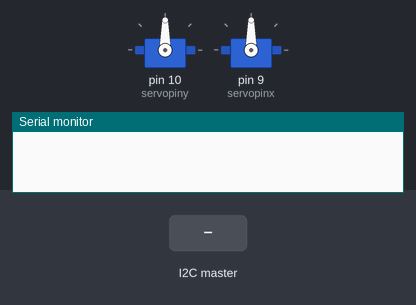
Simulated run of this sketch. Board: Arduino Uno, built with avr-gcc and run on an emulated ATmega328P. Shown: 2 × servo, the last lines printed to the serial monitor. The test bench sets the inputs (shaded band).

Above: at 1.8 s.
1.9 s: the I2C master sends the byte 1
At 2.22 s:
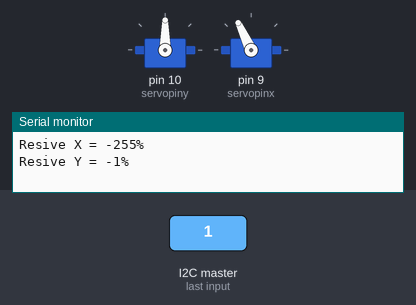
At 3.7 s:
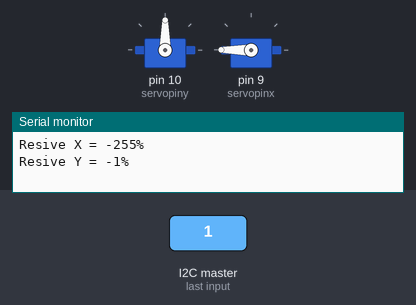
4.9 s: the I2C master sends the byte 0
At 10.2 s:
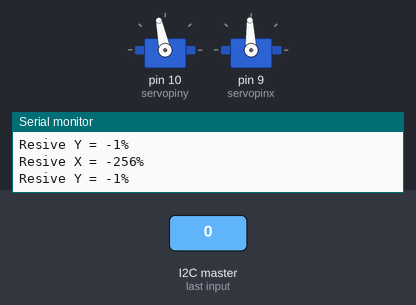
Timing chart, 0 to 17.6 s (numbered marks = the images above; inputs shaded):
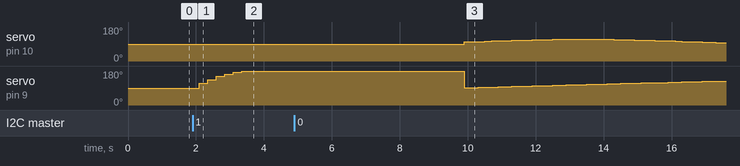

The sketch:

CameraServoControl.ino
```cpp
#include <Servo.h>
#include <Wire.h>

typedef struct {
  int x_prc;
  int y_prc;
} data_servo_t;

static data_servo_t data_servo;

#define servomaxx 180.0
#define servomaxy 180.0

#define servopinx 9
#define servopiny 10
#define baudrate 115200
#define half(x) ((x)/2)

unsigned long time_last_get_data = 0;

Servo servox;
Servo servoy;

unsigned short MSB = 0;
unsigned short LSB = 0;
unsigned short MSBLSB = 0;


void ServoControl();
void ScanProcess();

void setup() {
  Serial.begin(baudrate) ;
  servoy.attach(servopiny);
  servox.attach(servopinx);
  delay(200);
  servox.write(half(servomaxx));
  delay(200);
  servoy.write(half(servomaxy));
  delay(200);

  Wire.begin(1);
  Wire.onReceive(ReceivI2C);
}

void loop() {
  float scan = 0;
  unsigned short tick = 0;
  unsigned short tick2 = 30;

  if (millis() - time_last_get_data > 5000) ScanProcess();
  else ServoControl();

}

void ScanProcess()
{
  static float scan = 0;
  static unsigned long  tick = 0;
  if (millis() - tick < 200) return;
  tick = millis();

  scan+=3.14/servomaxx;
  if (scan > 3.14*2) scan = 0.0;
  servox.write(sin(scan)*60+90);
  servoy.write(sin(scan*5)*15+100);
}

void ServoControl()
{
  static unsigned long  tick = 0;
  if (millis() - tick < 250) return;
  tick = millis();

  short posx = 0;
  int val_correct = 0;
  if (abs(data_servo.x_prc)>10)
  {
    posx = servox.read();
    val_correct = data_servo.x_prc * 0.1;
    posx -= val_correct;
    data_servo.x_prc -= val_correct*2;
    constrain(posx, 0, servomaxx);
    servox.write(posx);
  }
  short posy = 0;
  if (abs(data_servo.y_prc)>10)
  {
    posy = servoy.read();
    val_correct = data_servo.y_prc * 0.1;
    posy -= val_correct;
    data_servo.y_prc -= val_correct*2;
    constrain(posy, 0, servomaxy);
    servoy.write(posy);
  }
}

void ReceivI2C()
{
  byte * ss = (byte*)&data_servo;
  for (int s=0; s<sizeof(data_servo); s++) {ss[s] = Wire.read(); }
  Serial.print("Resive X = ");
  Serial.print(data_servo.x_prc);
  Serial.println("%");
  Serial.print("Resive Y = ");
  Serial.print(data_servo.y_prc);
  Serial.println("%");
  time_last_get_data = millis();
}
```

Measured:
- after the input at 1.9 s, servo on pin 9 (servopinx): moves from 90° to 180° over 1.3 s, starting after 0.20 s
- by itself, servo on pin 10 (servopiny): rises from 90° to 114° in 2.6 s, then falls to 96° in 5.0 s
